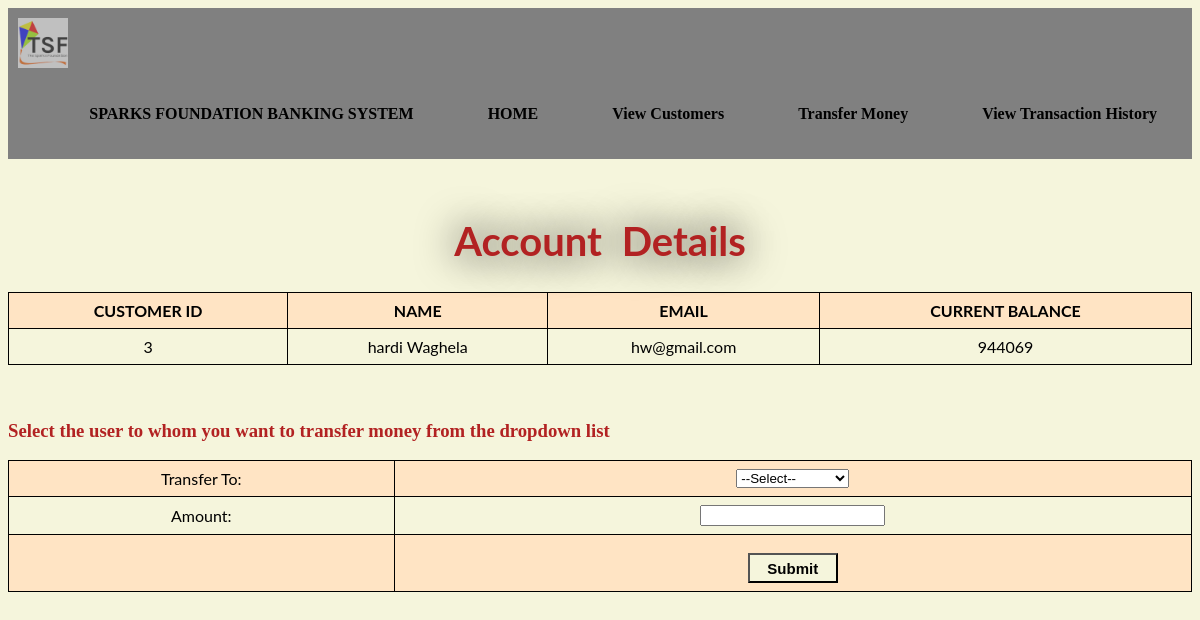
The page /transact.php?Name=hardi Waghela on the database its author committed.
### tables this page shows
CREATE TABLE `customer` (
  `id` int(3) NOT NULL,
  `name` text NOT NULL,
  `email` varchar(30) NOT NULL,
  `DOB` date NOT NULL,
  `balance` int(8) NOT NULL
);

### transact.php (the view, shortened to what this page needs)
<?php
include 'connection.php';
if(isset($_GET['Name'])){
	$Name=$_GET['Name'];
}
$q="SELECT * From customer WHERE Name='$Name'";
$result=mysqli_query($con,$q);
?>
<html>
<head>
<link rel = "stylesheet" type = "text/css" href = "buttons.css">
</head>
<body style="background-color:	#f5f5dc;">
 <nav>
            <div class="logo">
                <img src="logo.jpg" width="50" height="50">
            </div>
            <ul>
            <li><a href='#'>SPARKS FOUNDATION BANKING SYSTEM</a></li>
			<li><a href="home.php">HOME</a></li>
                <li><a href="display.php">View Customers</a></li>
                <li><a href="transfermoney.php">Transfer Money </a></li>
                <li><a href="transactionhistory.php">View Transaction History</a></li>
            </ul>
        </nav>
<br>
<div>
	<h1 style="font-family: 'Lato', sans-serif;;text-align:center;color:FireBrick;">Account Details</h1>
	<table style="background-color:#f5f5dc;">
	   <th>CUSTOMER ID</th>
	   <th>NAME </th>
	   <th>EMAIL</th>
	   <th>CURRENT BALANCE</th>
	   <tr>
		<?php
			$row=mysqli_fetch_array($result)
		?>
		<td><?php echo  $row["id"]; ?></td>
		<td><?php echo  $row["name"]; ?></td>
		<td><?php echo  $row["email"]; ?></td>
		<td><?php echo  $row["balance"]; ?></td>
	   </tr>
	</table>
</div>
<?php echo "<form method='post' action='transaction.php?Name=$Name'>"?>
<br><br>
<h3 style="font-family: cursive;color:	FireBrick;">Select the user to whom you want to transfer money from the dropdown list</h3>
<table border="0px" style="background-color:#f5f5dc;">
	<tr>
	<td>Transfer To:</td>
	<td><select name="user">
		<option>--Select--</option>
		</select></td></tr>
		<tr><td>Amount:</td><td><input type="text" name="Amount"></td></tr>
		<tr><td></td><td><input type="submit" name="submit" value="Submit" align=center style="margin-top: 10px; width:6em; height:2em; font-size:15px; background-color:Beige; font-weight: bold;"></td></tr>
</table>
</form>
</body>
</html>

### buttons.css (style rules this page uses)
img { opacity:0.5; }
h1 { font-family:serif; font-weight: bold; color: #67E6EC; margin-top:40px; text-align: center; font-size: 55px; text-shadow:black 0 0 40px; word-spacing: 10px; }

### transact.php (style rules this page uses)
table { font-family: 'Lato', sans-serif;; border-collapse: collapse; width: 100%; }
h1 { font-family: 'Lato', sans-serif;; font-size:40px; }
td, th { border: 1px solid black; text-align: center; padding: 8px; }
tr:nth-child(odd) { background-color:Bisque; }
nav { width: 100%; background-color:grey; overflow:hidden; }
nav ul { list-style-type: none; float: right; margin-top:7px; }
nav ul li { display:inline-block; }
nav ul li a { text-decoration:none; padding: 20px 35px; text-align:center ; color: #000000; display:block; font-weight: 700; }
.logo { float: left; padding: 10px; }

### rows shown on the page
customer: id "3", name "hardi Waghela", email "hw@gmail.com", balance "944069"
